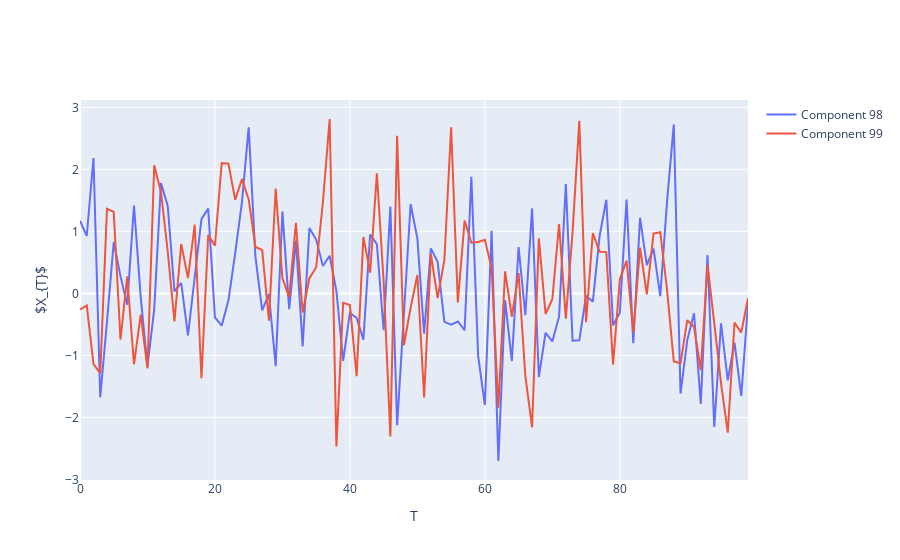

Here is the notebook cell this chart was saved with:
### Code cell
# Visualise generated time series 
components_to_plot = [97,98]
timelength_to_plot = 100
fig = go.Figure()
for i in components_to_plot:
    fig.add_trace(go.Scatter(x=np.arange(timelength_to_plot), y=X[:timelength_to_plot,i,0], mode='lines', name=f'Component {i+1}'))

fig.update_layout(
                  xaxis_title='T',
                  yaxis_title=r'$X_{T}$')   

fig.show()
